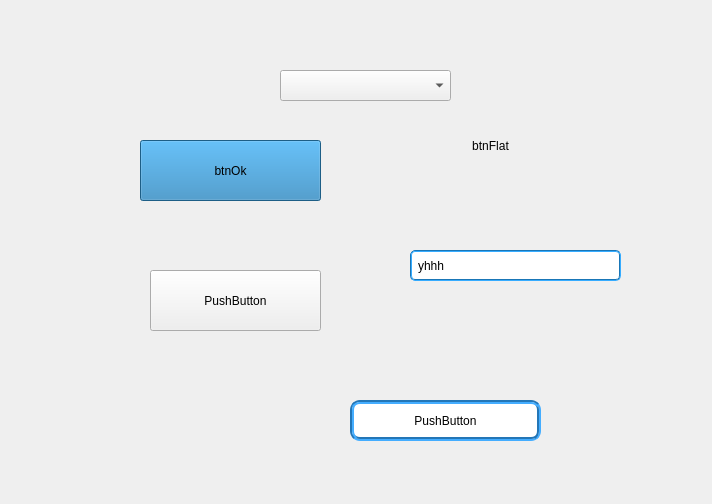
<?xml version="1.0" encoding="UTF-8"?>
<ui version="4.0">
 <class>Widget</class>
 <widget class="QWidget" name="Widget">
  <property name="geometry">
   <rect>
    <x>0</x>
    <y>0</y>
    <width>712</width>
    <height>504</height>
   </rect>
  </property>
  <property name="windowTitle">
   <string>Widget</string>
  </property>
  <property name="styleSheet">
   <string notr="true">QWidget
{
	font: 10pt &quot;宋体&quot;;
}

QPushButton[flat = &quot;true&quot;]
{
	
	background-color: rgb(17,187,182);
}


QLineEdit:read-only
{
	background-color: rgb(0, 255, 255);
}
</string>
  </property>
  <widget class="QLineEdit" name="lineEdit">
   <property name="geometry">
    <rect>
     <x>410</x>
     <y>250</y>
     <width>211</width>
     <height>31</height>
    </rect>
   </property>
   <property name="styleSheet">
    <string notr="true">QLineEdit{
	border: 2px groove gray;
	border-radius:5px;
    padding:2px 4px;
	border-color:rgb(25,118,183);
}</string>
   </property>
   <property name="text">
    <string>yhhh</string>
   </property>
  </widget>
  <widget class="QPushButton" name="pushButton">
   <property name="geometry">
    <rect>
     <x>350</x>
     <y>400</y>
     <width>191</width>
     <height>41</height>
    </rect>
   </property>
   <property name="styleSheet">
    <string notr="true">QPushButton
{
	border:4px groove gray;
	border-radius:10px;
	border-color:rgb(35,118,183);
	selection-color:rgb(251,218,65);
	background-color: rgb(255, 255, 255);
}</string>
   </property>
   <property name="text">
    <string>PushButton</string>
   </property>
  </widget>
  <widget class="QPushButton" name="pushButton_2">
   <property name="geometry">
    <rect>
     <x>380</x>
     <y>120</y>
     <width>221</width>
     <height>51</height>
    </rect>
   </property>
   <property name="text">
    <string>btnFlat</string>
   </property>
   <property name="flat">
    <bool>true</bool>
   </property>
  </widget>
  <widget class="QPushButton" name="btnOK">
   <property name="geometry">
    <rect>
     <x>140</x>
     <y>140</y>
     <width>181</width>
     <height>61</height>
    </rect>
   </property>
   <property name="styleSheet">
    <string notr="true">QPushButton#btnOK
{
	background-color: rgb(41,131,187);
}

QPushButton#btnOK:hover
{	
	background-color: qlineargradient(spread:pad, x1:0, y1:0, x2:1, y2:0, stop:0 rgba(9, 41, 4, 255), stop:0.085 rgba(2, 79, 0, 255), stop:0.19 rgba(50, 147, 22, 255), stop:0.275 rgba(236, 191, 49, 255), stop:0.39 rgba(243, 61, 34, 255), stop:0.555 rgba(135, 81, 60, 255), stop:0.667 rgba(121, 75, 255, 255), stop:0.825 rgba(164, 255, 244, 255), stop:0.885 rgba(104, 222, 71, 255), stop:1 rgba(93, 128, 0, 255));
}</string>
   </property>
   <property name="text">
    <string>btnOk</string>
   </property>
  </widget>
  <widget class="QPushButton" name="pushButton_4">
   <property name="geometry">
    <rect>
     <x>150</x>
     <y>270</y>
     <width>171</width>
     <height>61</height>
    </rect>
   </property>
   <property name="text">
    <string>PushButton</string>
   </property>
  </widget>
  <widget class="QComboBox" name="comboBox">
   <property name="geometry">
    <rect>
     <x>280</x>
     <y>70</y>
     <width>171</width>
     <height>31</height>
    </rect>
   </property>
  </widget>
 </widget>
 <resources/>
 <connections/>
</ui>
